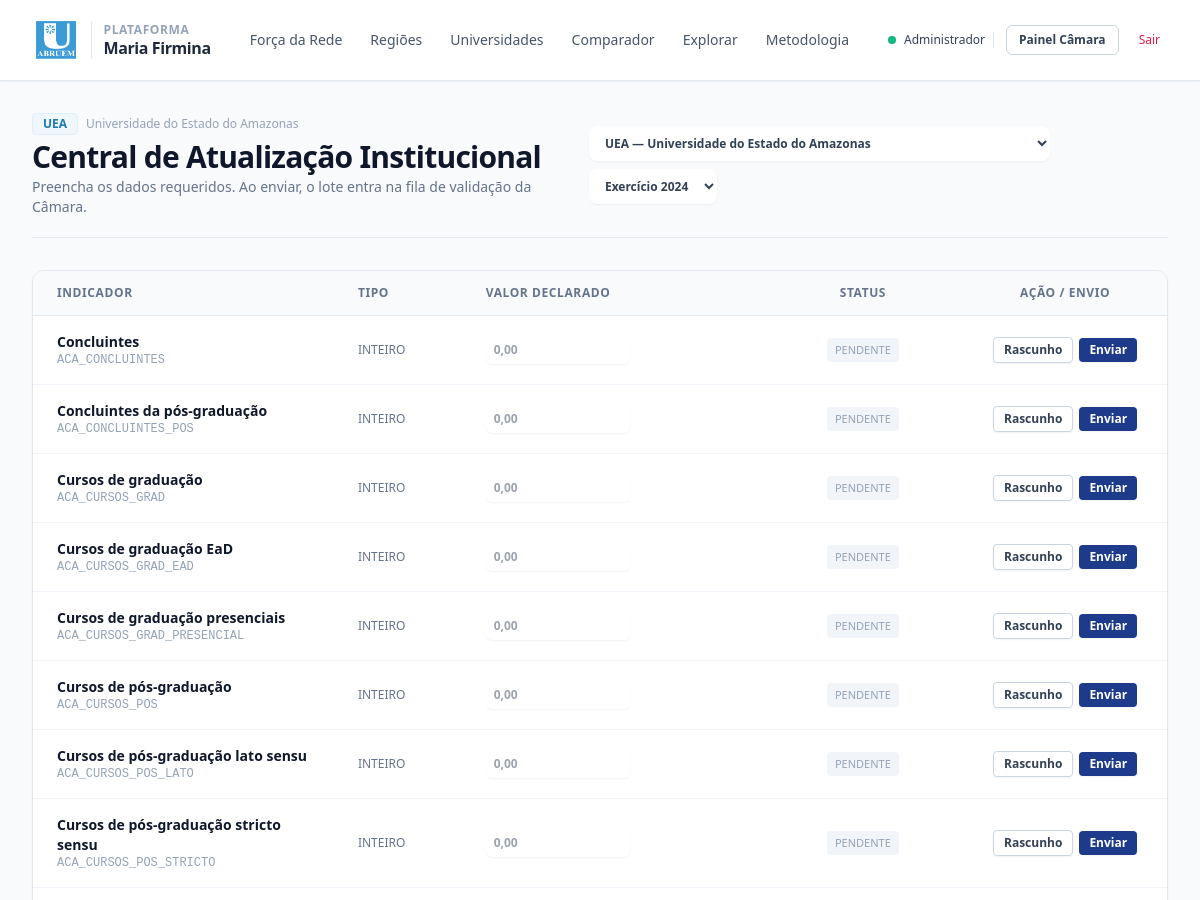
/minha-universidade/?universidade_id=U25 (signed in, upper part), run on an earlier commit of the app's database.
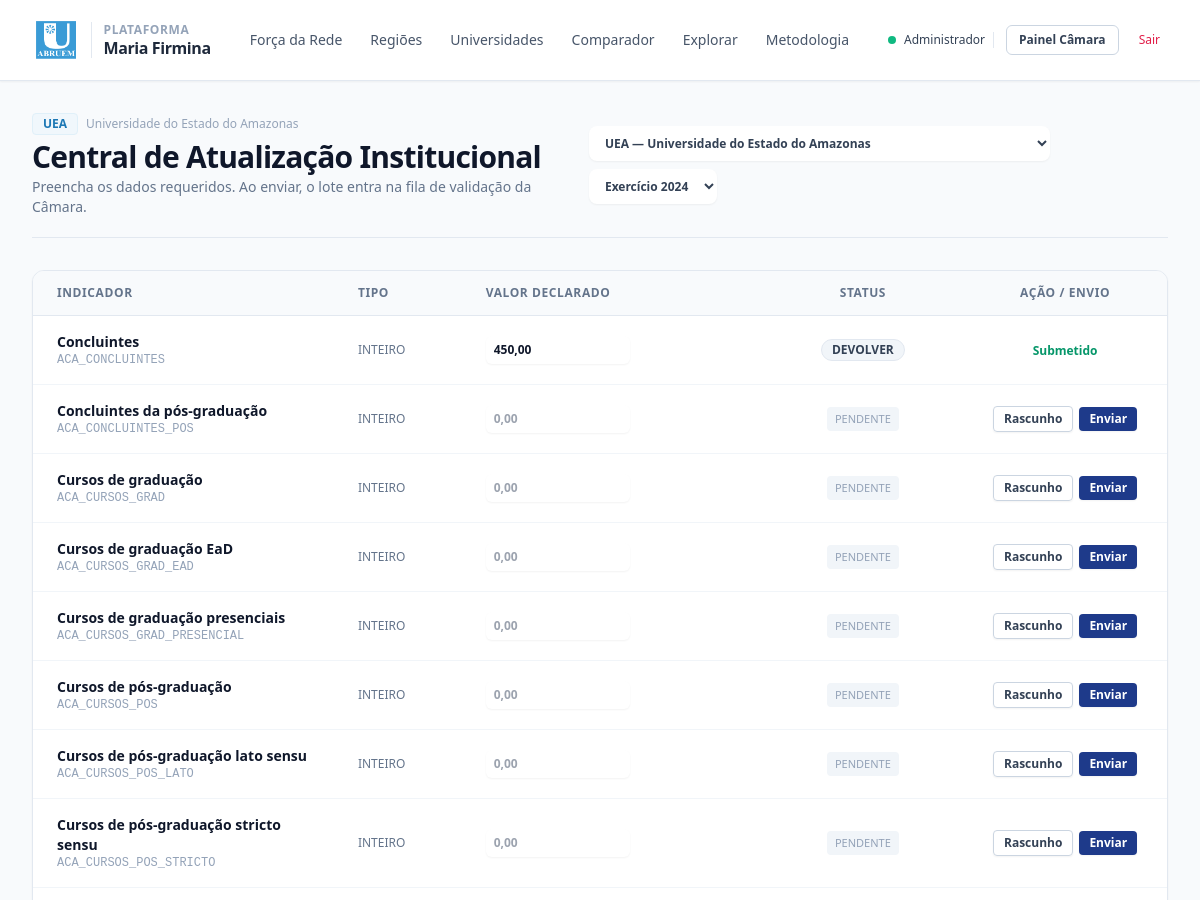
And on a later commit of the database.
### tables this page shows
CREATE TABLE indicadores (
    id TEXT PRIMARY KEY,
    codigo TEXT NOT NULL UNIQUE,
    nome TEXT NOT NULL,
    dimensao TEXT NOT NULL,
    tipo_dado TEXT NOT NULL,
    tipo_agregacao TEXT NOT NULL,
    origem TEXT NOT NULL DEFAULT 'INFORMADO',
    unidade_medida TEXT,
    descricao TEXT,
    obrigatorio INTEGER DEFAULT 1,
    ativo INTEGER DEFAULT 1
);

CREATE TABLE registro_dados (
    id INTEGER PRIMARY KEY AUTOINCREMENT,
    universidade_id TEXT NOT NULL,
    indicador_id TEXT NOT NULL,
    ano_referencia INTEGER NOT NULL,
    valor_numerico REAL,
    valor_texto TEXT,
    status_dado TEXT NOT NULL DEFAULT 'RASCUNHO',
    fonte_tipo TEXT,
    fonte_descricao TEXT,
    fonte_url TEXT,
    parecer_devolucao TEXT,
    atualizado_por INTEGER,
    criado_em DATETIME DEFAULT CURRENT_TIMESTAMP,
    atualizado_em DATETIME DEFAULT CURRENT_TIMESTAMP,
    UNIQUE (universidade_id, indicador_id, ano_referencia),
    FOREIGN KEY (universidade_id) REFERENCES universidades(id) ON DELETE CASCADE,
    FOREIGN KEY (indicador_id) REFERENCES indicadores(id) ON DELETE CASCADE,
    FOREIGN KEY (atualizado_por) REFERENCES usuarios(id) ON DELETE SET NULL
);

### app/controllers/minha_universidade_controller.py (the view)
@minha_universidade_bp.route('/')
def painel():
    if not AuthService.esta_autenticado():
        return redirect(url_for('auth.login'))
    usuario = AuthService.usuario_atual()
    uni_repo = UniversidadeRepository()
    ind_repo = IndicadorRepository()
    reg_repo = RegistroRepository()
    is_admin = (usuario.get('perfil') == 'ADMIN_CAMARA')
    universidades_disponiveis = uni_repo.listar_todas(apenas_ativas=True) if is_admin else []
    if is_admin:
        default_uni = usuario.get('universidade_id') or (universidades_disponiveis[0].id if universidades_disponiveis else 'U01')
        uni_id = request.args.get('universidade_id', default_uni)
    else:
        uni_id = usuario.get('universidade_id')
    if not uni_id:
        flash('Nenhuma instituição vinculada ao seu usuário.', 'warning')
        return redirect(url_for('home.index'))
    universidade = uni_repo.buscar_por_id(uni_id)
    if not universidade and universidades_disponiveis:
        universidade = universidades_disponiveis[0]
        uni_id = universidade.id
    ano_referencia = int(request.args.get('ano', 2024))
    indicadores = ind_repo.listar_todos(apenas_ativos=True)
    registros = reg_repo.listar_por_universidade_e_ano(uni_id, ano_referencia)
    mapa_registros = {r['indicador_id']: r for r in registros}
    return render_template('institucional/minha_universidade.html',
                           universidade=universidade,
                           ano=ano_referencia,
                           indicadores=indicadores,
                           registros=mapa_registros,
                           is_admin=is_admin,
                           universidades_disponiveis=universidades_disponiveis)

### app/models/indicador.py (called while the page is built)
    def is_calculado(self):
        return self.origem == 'CALCULADO'

    @classmethod
    def from_dict(cls, dados):
        if not dados:
            return None
        return cls(
            id=dados.get('id'),
            codigo=dados.get('codigo'),
            nome=dados.get('nome'),
            dimensao=dados.get('dimensao'),
            tipo_dado=dados.get('tipo_dado'),
            tipo_agregacao=dados.get('tipo_agregacao'),
            origem=dados.get('origem', 'INFORMADO'),
            unidade_medida=dados.get('unidade_medida'),
            descricao=dados.get('descricao'),
            obrigatorio=dados.get('obrigatorio', 1),
            ativo=dados.get('ativo', 1)
        )

### app/repositories/base_repository.py (called while the page is built)
    def executar_consulta(self, sql, parametros=None):
        sql_sqlite = sql.replace('%s', '?')
        conn = get_db_connection()
        try:
            cursor = conn.cursor()
            cursor.execute(sql_sqlite, parametros or ())
            return cursor.fetchall()
        finally:
            conn.close()

### app/services/auth_service.py (called while the page is built)
    @staticmethod
    def esta_autenticado():
        return 'usuario_id' in session

### app/templates/institucional/minha_universidade.html (shortened to what the changed rows need)
{% extends 'layouts/base.html' %}
{% block content %}
<div class="mb-8 border-b border-slate-200 pb-5 flex flex-col md:flex-row md:items-center md:justify-between gap-4">
    <div>
        <h1 class="text-2xl sm:text-3xl font-bold text-slate-900 tracking-tight">Central de Atualização Institucional</h1>
    </div>
</div>
<div class="bg-white rounded-xl border border-slate-200 shadow-sm overflow-hidden">
    <div class="overflow-x-auto">
        <table class="w-full text-left text-sm text-slate-600">
            <thead class="bg-slate-50 text-xs font-semibold uppercase tracking-wider text-slate-500 border-b border-slate-200">
                <tr>
                    <th scope="col" class="px-6 py-3.5 w-1/4">Indicador</th>
                    <th scope="col" class="px-6 py-3.5 w-1/12">Tipo</th>
                    <th scope="col" class="px-6 py-3.5 w-1/4">Valor Declarado</th>
                    <th scope="col" class="px-6 py-3.5 text-center w-1/6">Status</th>
                    <th scope="col" class="px-6 py-3.5 text-center w-1/6">Ação / Envio</th>
                </tr>
            </thead>
            <tbody class="divide-y divide-slate-100">
                {% for ind in indicadores %}
                {% set reg = registros.get(ind.id) %}
                <tr class="hover:bg-slate-50/80 transition-colors">
                    <td class="px-6 py-4">
                        <strong class="text-slate-900 block font-semibold">{{ ind.nome }}</strong>
                        <span class="font-mono text-xs text-slate-400 block">{{ ind.codigo }}</span>
                    </td>
                    <td class="px-6 py-4 text-xs text-slate-500">{{ ind.tipo_dado }}</td>
                    <td class="px-6 py-4">
                        {% if ind.is_calculado() %}
                            <span class="font-semibold text-slate-800 text-sm">
                                {% if reg and reg.valor_numerico is not none %}
                                    {% if ind.tipo_dado == 'MONETARIO' %}{{ reg.valor_numerico | moeda_br }}{% else %}{{ reg.valor_numerico | numero_br(2) }}{% endif %}
                                {% else %}
                                    <em class="text-xs text-slate-400 font-normal">Calculado automaticamente</em>
                                {% endif %}
                            </span>
                        {% else %}
                            <form method="POST" action="{{ url_for('minha_universidade.salvar_indicador') }}" class="form-inline-valor" id="form-{{ ind.id }}">
                                <input type="text" name="valor"
                                       value="{% if reg and reg.valor_numerico is not none %}{{ reg.valor_numerico | numero_br(2) }}{% endif %}"
                                       class="input-valor w-36 rounded-md border-slate-300 text-xs font-semibold text-slate-900 bg-white shadow-sm focus:border-abruem-500 focus:ring-abruem-500 py-1.5 px-2"
                                       placeholder="0,00"
                                       {% if reg and reg.status_dado in ['ENVIADO', 'VALIDADO'] %}disabled{% endif %}>
                        {% endif %}
                    </td>
                    <td class="px-6 py-4 text-center">
                        {% if reg %}
                            <span class="inline-flex items-center px-2.5 py-0.5 rounded-full text-xs font-semibold
                                {% if reg.status_dado == 'VALIDADO' %} bg-emerald-50 text-emerald-700 border border-emerald-200
                                {% elif reg.status_dado == 'ENVIADO' %} bg-amber-50 text-amber-700 border border-amber-200
                                {% elif reg.status_dado == 'DEVOLVIDO' %} bg-rose-50 text-rose-700 border border-rose-200
                                {% else %} bg-slate-100 text-slate-700 border border-slate-200 {% endif %}">
                                {{ reg.status_dado }}
                            </span>
                        {% else %}
                            <span class="inline-flex items-center px-2 py-0.5 rounded text-[11px] font-medium bg-slate-100 text-slate-400">PENDENTE</span>
                        {% endif %}
                    </td>
                    <td class="px-6 py-4 text-center">
                        {% if not ind.is_calculado() %}
                            {% if not reg or reg.status_dado in ['RASCUNHO', 'DEVOLVIDO'] %}
                                <div class="flex items-center justify-center gap-1.5">
                                    <button type="submit" name="acao" value="salvar_rascunho"
                                            class="px-2.5 py-1 rounded border border-slate-300 text-xs font-semibold text-slate-700 hover:bg-slate-50 transition shadow-sm">
                                        Rascunho
                                    </button>
                                    <button type="submit" name="acao" value="enviar"
                                            class="px-2.5 py-1 rounded bg-abruem-800 text-white text-xs font-semibold hover:bg-abruem-900 transition shadow-sm">
                                        Enviar
                                    </button>
                                </div>
                            {% else %}
                                <span class="text-xs font-semibold text-emerald-600">Submetido</span>
                            {% endif %}
                        {% else %}
                            <span class="text-xs text-slate-400 font-medium">Automático</span>
                        {% endif %}
                    </td>
                </tr>
                {% endfor %}
            </tbody>
        </table>
    </div>
</div>
{% endblock %}

What changed in the data, as far as the page shows it:
computed for indicadores "Concluintes": text "PENDENTE Rascunho Enviar" → "Submetido"
added registro_dados: valor "450,00", status_dado "DEVOLVER"
